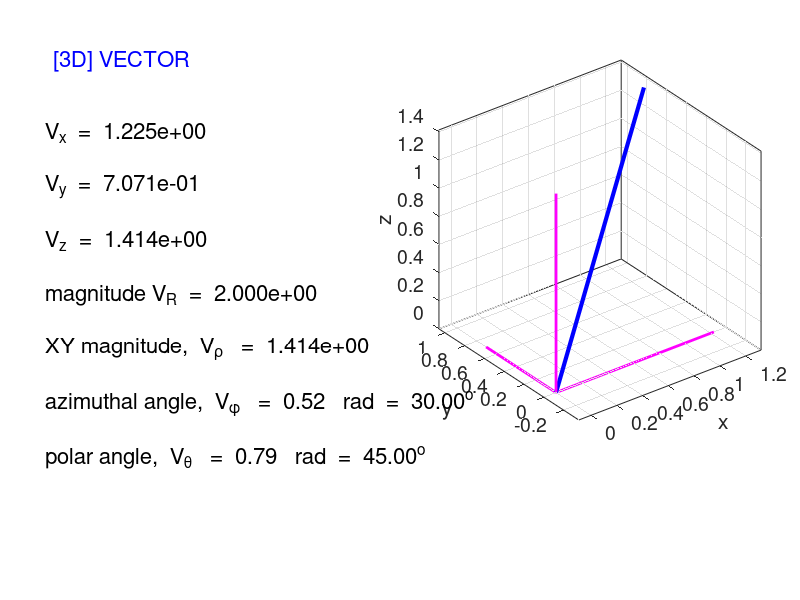

Write MATLAB code to recreate this figure.
% cemVectorsA.m
% 10 march 2016
% Ian Cooper
% School of Physics, University of Sydney
% http://www.physics.usyd.edu.au/teach_res/mp/mphome.htm

% Orthogonal components of a [3D] vector
% Inputs: V(1)   V(2)   V(3)   Cartesian component of vector V
% Outputs:   Cylindical components Vrho   Vphi   Vz
% Outputs:   Spherical components  Vtheta   Vphi   VR

clear all
close all
clc

% INPUT vector in Cartesian components ------------------------------------ 
    V = [sqrt(3/2) sqrt(1/2) sqrt(2)];

% CALCULATIONS ------------------------------------------------------------
% angles calculated in radians
% angles from radians to degrees  VthetaD and VphiD
   [Vphi, Vrho, Vz]   = cart2pol(V(1),V(2),V(3));
   [Vtheta, Vphi, VR] = cart2sph(V(1),V(2),V(3));
  
   VphiD = rad2deg(Vphi);
   VthetaD = rad2deg(Vtheta);
  
% GRAPHICS ---------------------------------------------------------------  
figure(1)
   set(gcf,'units','normalized','position',[0.2 0.1 0.5 0.5]);
   fs = 16;
   pos = [0.5 0.3 0.5 0.6];
   subplot('Position',pos);

   % vector V
   xP = [0 V(1)]; yP = [0 V(2)]; zP = [0, V(3)];
   h = plot3(xP,yP,zP);
   set(h,'color',[0 0 1],'linewidth',3);
  
   hold on
% Vx
   xP = [0 V(1)]; yP = [0 0];     % 
   h = plot(xP,yP);
   set(h,'color',[1 0 1],'linewidth',2);
% Vy
   xP = [0 0]; yP = [0 V(2)];
   h = plot(xP,yP);
   set(h,'color',[1 0 1],'linewidth',2);
% Vz
   xP = [0 0]; yP = [0 0]; zP =[0 V(3)];
   h = plot3(xP,yP,zP);
   set(h,'color',[1 0 1],'linewidth',2);

   
   xlabel('x'); ylabel('y'); zlabel('z');
   grid on
   axis equal
   box on
   set(gca,'fontsize',14);
 
 %   Text output 
   pos2 = [0.05 0.3 0.35 0.6];
   subplot('Position',pos2);
   axis([0 100 0 100]);
   
   h = text(5,100,'[3D] VECTOR');
   set(h,'fontsize',fs,'color',[0 0 1]);
   
   d = 15; tx = 2; ty = 80;
     
   tm1 = 'V_x  =  ';
   tm2 = num2str(V(1),'%2.3e\n');
   tm = [tm1 tm2];
   text(tx,ty,tm,'fontsize',fs);
   
   tm1 = 'V_y  =  ';
   tm2 = num2str(V(2),'%2.3e\n');
   tm = [tm1 tm2];
   ty = ty-d;
   text(tx,ty,tm,'fontsize',fs);
   
   tm1 = 'V_z  =  ';
   tm2 = num2str(V(3),'%2.3e\n');
   tm = [tm1 tm2];
   ty = ty-d;
   text(tx,ty,tm,'fontsize',fs);
   
   tm1 = 'magnitude V_R  =  ';
   tm2 = num2str(VR,'%2.3e\n');
   tm = [tm1 tm2];
   ty = ty-d;
   text(tx,ty,tm,'fontsize',fs);
   
   tm1 = 'XY magnitude,  V_\rho   =  ';
   tm2 = num2str(Vrho,'%2.3e\n');
   tm = [tm1 tm2];
   ty = ty-d;
   text(tx,ty,tm,'fontsize',fs);
   
   tm1 = 'azimuthal angle,  V_\phi   =  ';
   tm2 = num2str(Vtheta,'%2.2f\n');
   tm3 = '   rad  =  ';
   tm4 = num2str(VthetaD,'%2.2f\n');
   tm5 = '^o';
   tm = [tm1 tm2 tm3 tm4 tm5];
   ty = ty-d;
   text(tx,ty,tm,'fontsize',fs);
   
   tm1 = 'polar angle,  V_\theta   =  ';
   tm2 = num2str(Vphi,'%2.2f\n');
   tm3 = '   rad  =  ';
   tm4 = num2str(VphiD,'%2.2f\n');
   tm = [tm1 tm2 tm3 tm4 tm5];
   ty = ty-d;
   text(tx,ty,tm,'fontsize',fs);
   
   
   box on
   axis off
